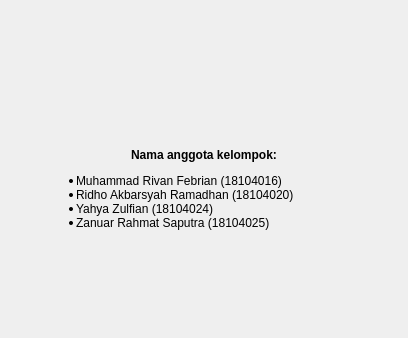
<?xml version="1.0" encoding="UTF-8"?>
<ui version="4.0">
 <class>Dialog</class>
 <widget class="QDialog" name="Dialog">
  <property name="geometry">
   <rect>
    <x>0</x>
    <y>0</y>
    <width>408</width>
    <height>338</height>
   </rect>
  </property>
  <property name="windowTitle">
   <string>Tentang RRYZ</string>
  </property>
  <property name="modal">
   <bool>true</bool>
  </property>
  <layout class="QVBoxLayout" name="verticalLayout">
   <property name="leftMargin">
    <number>36</number>
   </property>
   <property name="topMargin">
    <number>36</number>
   </property>
   <property name="rightMargin">
    <number>36</number>
   </property>
   <property name="bottomMargin">
    <number>36</number>
   </property>
   <item>
    <widget class="QLabel" name="label">
     <property name="text">
      <string>&lt;html&gt;&lt;head/&gt;&lt;body&gt;&lt;p align=&quot;center&quot;&gt;&lt;img src=&quot;:/gudangQt/data/logo.png&quot;/&gt;&lt;/p&gt;&lt;p align=&quot;center&quot;&gt;&lt;br/&gt;&lt;/p&gt;&lt;p align=&quot;center&quot;&gt;&lt;span style=&quot; font-weight:600;&quot;&gt;Nama anggota kelompok:&lt;/span&gt;&lt;/p&gt;&lt;ul style=&quot;margin-top: 0px; margin-bottom: 0px; margin-left: 0px; margin-right: 0px; -qt-list-indent: 1;&quot;&gt;&lt;li style=&quot; margin-top:12px; margin-bottom:0px; margin-left:0px; margin-right:0px; -qt-block-indent:0; text-indent:0px;&quot;&gt;Muhammad Rivan Febrian (18104016)&lt;/li&gt;&lt;li style=&quot; margin-top:0px; margin-bottom:0px; margin-left:0px; margin-right:0px; -qt-block-indent:0; text-indent:0px;&quot;&gt;Ridho Akbarsyah Ramadhan (18104020)&lt;/li&gt;&lt;li style=&quot; margin-top:0px; margin-bottom:0px; margin-left:0px; margin-right:0px; -qt-block-indent:0; text-indent:0px;&quot;&gt;Yahya Zulfian (18104024)&lt;/li&gt;&lt;li style=&quot; margin-top:0px; margin-bottom:12px; margin-left:0px; margin-right:0px; -qt-block-indent:0; text-indent:0px;&quot;&gt;Zanuar Rahmat Saputra (18104025)&lt;/li&gt;&lt;/ul&gt;&lt;/body&gt;&lt;/html&gt;</string>
     </property>
    </widget>
   </item>
  </layout>
 </widget>
 <resources>
  <include location="../resource.qrc"/>
 </resources>
 <connections/>
</ui>
